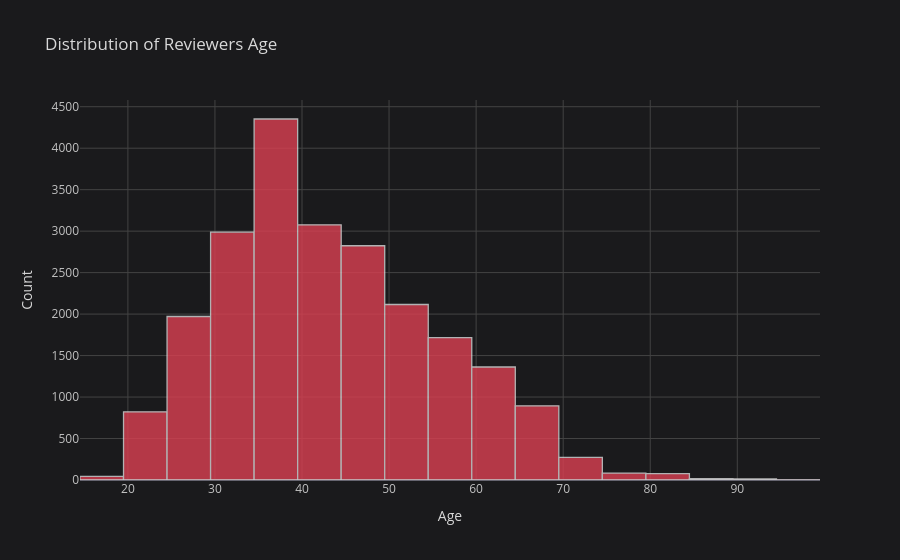

The notebook cell saved with this chart:
### Code cell
df['Age'].iplot(
    kind='hist', 
    bins=40, 
    colors='red',
    xTitle='Age', 
    yTitle='Count', 
    title='Distribution of Reviewers Age')

### Figure 1 — Plotly figure (JSON) as saved in the notebook; plotly's stock layout.template omitted (floating-point values rounded to 4 significant figures; data arrays with more than 128 entries replaced by an {"elided": "..."} marker saying what was removed)
{"data": [{"histfunc": "count", "histnorm": "", "marker": {"color": "rgba(219, 64, 82, 1.0)", "line": {"color": "#D9D9D9", "width": 1.3}}, "name": "Age", "nbinsx": 40, "opacity": 0.8, "orientation": "v", "type": "histogram", "x": {"elided": "22628 int values"}}], "layout": {"barmode": "overlay", "legend": {"bgcolor": "#1A1A1C", "font": {"color": "#D9D9D9"}}, "paper_bgcolor": "#1A1A1C", "plot_bgcolor": "#1A1A1C", "title": {"font": {"color": "#D9D9D9"}, "text": "Distribution of Reviewers Age"}, "xaxis": {"gridcolor": "#434343", "showgrid": true, "tickfont": {"color": "#C2C2C2"}, "title": {"font": {"color": "#D9D9D9"}, "text": "Age"}, "zerolinecolor": "#666570"}, "yaxis": {"gridcolor": "#434343", "showgrid": true, "tickfont": {"color": "#C2C2C2"}, "title": {"font": {"color": "#D9D9D9"}, "text": "Count"}, "zerolinecolor": "#666570"}}}
